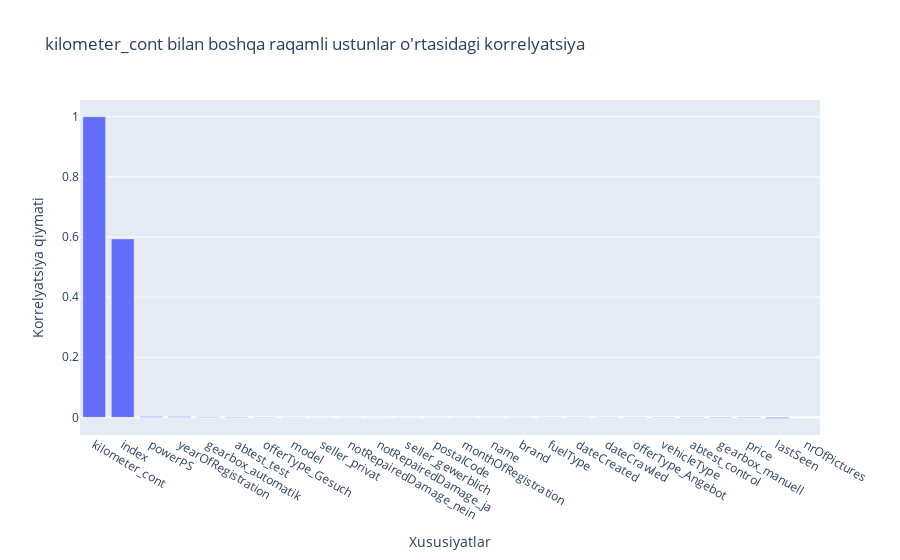

Notebook code for this chart:
### Code cell
import pandas as pd
import plotly.express as px

# Raqamli ustunlarni tanlash
numeric_cols = df.select_dtypes(include=['float64', 'int64']).columns

# faqat raqamli ustunlar bo'yicha korrelyatsiya
corr_matrix = df[numeric_cols].corr()

# kilometer_cont ustunining boshqa ustunlar bilan korrelyatsiyasi
life_span_corr = corr_matrix[['kilometer_cont']].sort_values(by='kilometer_cont', ascending=False)

# Heatmap uchun DataFrame ni transformatsiya qilish
heatmap_data = life_span_corr.reset_index()
heatmap_data.columns = ['Feature', 'Correlation_with_life_span']

# Plotly Express yordamida bar grafik
fig = px.bar(
    heatmap_data,
    x='Feature',
    y='Correlation_with_life_span',
    title='kilometer_cont bilan boshqa raqamli ustunlar o\'rtasidagi korrelyatsiya',
    labels={'Correlation_with_life_span': 'Korrelyatsiya qiymati', 'Feature': 'Xususiyatlar'}
)

fig.show()

### Figure 1 — Plotly figure (JSON) as saved in the notebook; plotly's stock layout.template omitted (floating-point values rounded to 4 significant figures)
{"data": [{"hovertemplate": "Xususiyatlar=%{x}<br>Korrelyatsiya qiymati=%{y}<extra></extra>", "legendgroup": "", "marker": {"color": "#636efa", "pattern": {"shape": ""}}, "name": "", "orientation": "v", "showlegend": false, "textposition": "auto", "type": "bar", "x": ["kilometer_cont", "index", "powerPS", "yearOfRegistration", "gearbox_automatik", "abtest_test", "offerType_Gesuch", "model", "seller_privat", "notRepairedDamage_nein", "notRepairedDamage_ja", "seller_gewerblich", "postalCode", "monthOfRegistration", "name", "brand", "fuelType", "dateCreated", "dateCrawled", "offerType_Angebot", "vehicleType", "abtest_control", "gearbox_manuell", "price", "lastSeen", "nrOfPictures"], "xaxis": "x", "y": [1.0, 0.5937, 0.0027, 0.002461, 0.001669, 0.001505, 0.001071, 0.0005647, 0.0001617, 0.0001163, -0.0001163, -0.0001617, -0.0003248, -0.0003394, -0.0003832, -0.0004437, -0.0006372, -0.0009476, -0.001009, -0.001071, -0.001381, -0.001505, -0.001669, -0.001744, -0.002928, NaN], "yaxis": "y"}], "layout": {"barmode": "relative", "legend": {"tracegroupgap": 0}, "title": {"text": "kilometer_cont bilan boshqa raqamli ustunlar o'rtasidagi korrelyatsiya"}, "xaxis": {"anchor": "y", "domain": [0, 1], "title": {"text": "Xususiyatlar"}}, "yaxis": {"anchor": "x", "domain": [0, 1], "title": {"text": "Korrelyatsiya qiymati"}}}}
